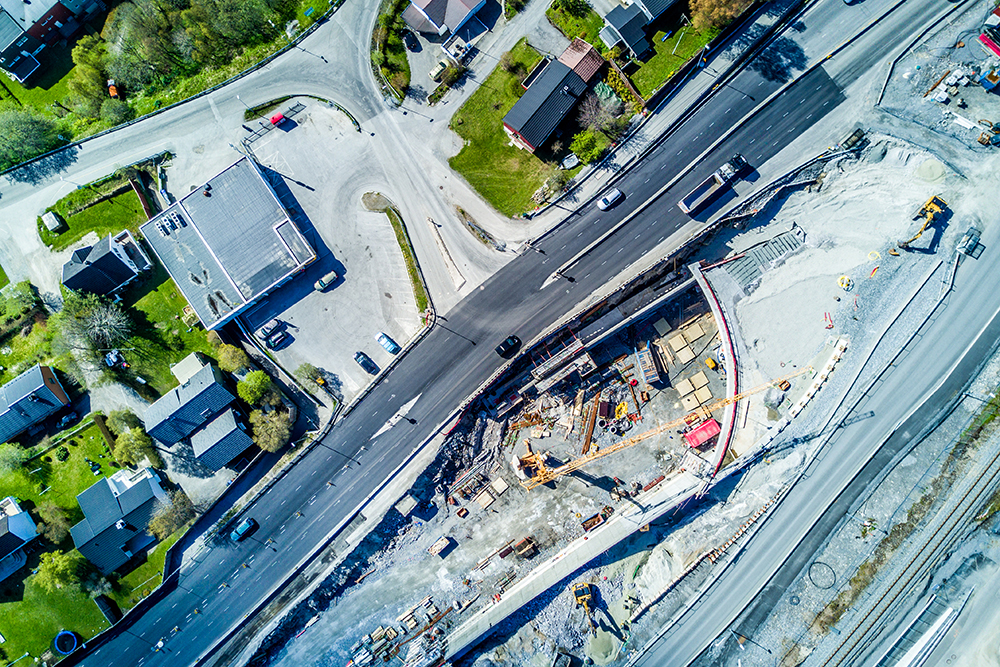
#> input picture Submission 2/Task 1/photos/02.jpg, 1000 x 667 px, found by its file name
$ python pipeline.py
#> lines starting #> are read from the running program, lines starting #| are printed output that depends on the picture; long printed decimals are rounded
import os
import cv2 as cv
import numpy as np
from collections import Counter
import os, sys


# Object with leaf-nodes, left and right
class NodeTree(object):
    def __init__(self, left=None, right=None):
        self.left = left
        self.right = right

    def children(self):
        return self.left, self.right

    def __str__(self):
        return self.left, self.right


def huffman_code_tree(node, binString=''):
    '''
    Function to find Huffman Code
    '''
    # If 'node' has no leaf-nodes, return
    if type(node) is str:
        return {node: binString}
    # Leaf-nodes are assigned to left and right
    (l, r) = node.children()
    # Make an empty dictionary
    d = dict()
    # Update either overwrites or inserts new values into dictionary of nodes
    d.update(huffman_code_tree(l, binString + '0'))
    d.update(huffman_code_tree(r, binString + '1'))
    return d


def make_tree(nodes):
    '''
    Function to make tree
    :param nodes: Nodes
    :return: Root of the tree
    '''
    while len(nodes) > 1:
        (key1, c1) = nodes[-1]
        (key2, c2) = nodes[-2]
        nodes = nodes[:-2]
        node = NodeTree(key1, key2)
        nodes.append((node, c1 + c2))
        nodes = sorted(nodes, key=lambda x: x[1], reverse=True)
    return nodes[0][0]


def main():
    # Choose what photo to use:
    x = True
    filename = "02.jpg" if x else "01.jog"

    path = os.path.join(os.path.dirname(__file__), filename)
    img = cv.imread(path, cv.IMREAD_GRAYSCALE)
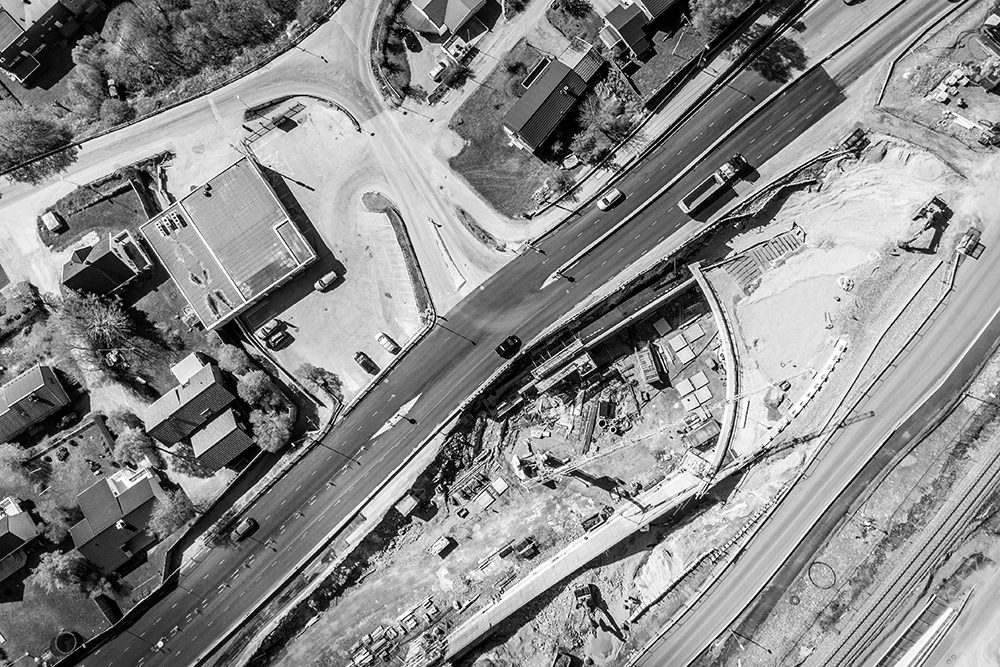
#> img: shape (667, 1000); min 0, max 255, mean 137.7
    assert img is not None, "file could not be read, check with os.path.exists()"

    # FFT
    f = np.fft.fft2(img)
    fshift = np.fft.fftshift(f)


    # Quantization? I'm not sure if this high pass filter is what Arthur wants...
    rows, cols = img.shape
#> rows = 667; cols = 1000
    crow, ccol = rows//2 , cols//2
#> crow = 333; ccol = 500
    # Adjusting the numbers below changes the rate of compression, but large changes are needed to see a difference.
    fshift[0:crow+101, ccol-100:ccol+101] = 0


    # Huffman
    # Code from last submission made my Mathias:
    img_string = np.array2string(fshift) # Convert into a hashable/string

    # First makes a table of the symbols with frequency
    freq = dict(Counter(img_string))
#> freq = 18 items
    # Sort the dictionary by value frequency, descending order
    freq = sorted(freq.items(), key=lambda x: x[1], reverse=True)
#> freq = 18 items, first 6: ('2', 120), (' ', 102), ('5', 97), ('.', 93), ('3', 90), ('1', 89)
    # Create a tree of the frequency table
    node = make_tree(freq)
#> the loop in make_tree, `while len(nodes) > 1:` made 17 passes
#> (c1, c2) on passes 1, 4, 7, 8, 9, 10: (7, 7), (35, 36), (76, 77), (80, 80), (89, 90), (93, 97)
#> (c1, c2) on passes 2, 13, 14, 15, 16, 17: (14, 18), (153, 160), (179, 190), (207, 262), (313, 369), (469, 682)
    encoding = huffman_code_tree(node)
#> encoding = 18 items

    # These 2 file reads can be deleted as it's not needed
    # Write decoding keys, values to codes.txt
    with open(os.path.join(sys.path[0], "codes.txt"), 'w', encoding="utf-8") as f:
        for i in encoding:
            f.write(f'{encoding[i]} : {i}\n')
#> this loop made 18 passes
#> i on passes 1, 2, 3, 4, 6, 7, 8, 9, 10, 11, 12, 13: ' ', '+', ']', '[', '9', '2', '-', 'j', '8', '7', '6', '4'

    # Write the encoded data as binary to output.bin
    with open(os.path.join(sys.path[0], "output.bin"), 'wb') as f:
        output = ""
        for i in img_string:
            output = output + encoding[i]
#> this loop made 1151 passes
#> i on passes 9 to 11: '0', '2', '0'

        b = bytearray()
        for i in range(0, len(output), 8):
            b.append(int(output[i:i+8], 2))
#> this loop made 569 passes
#> i on passes 2 to 4: 8, 16, 24

        f.write(bytes(b))

    #Show original and encoded sizes, and the compression ratio
    input_size_bytes = len(img_string)
#> input_size_bytes = 1151
    encoded_size_bytes = len(output) // 8
#> encoded_size_bytes = 568
    compression_ratio = input_size_bytes / encoded_size_bytes
#> compression_ratio = 2.03
    print(f'Size of input string in bytes: {input_size_bytes} \nSize of output string in bytes: {encoded_size_bytes} \nCompression ratio: {compression_ratio}')
#| Size of input string in bytes: 1151
#| Size of output string in bytes: 568
#| Compression ratio: 2.026


if __name__ == '__main__':
    main()
